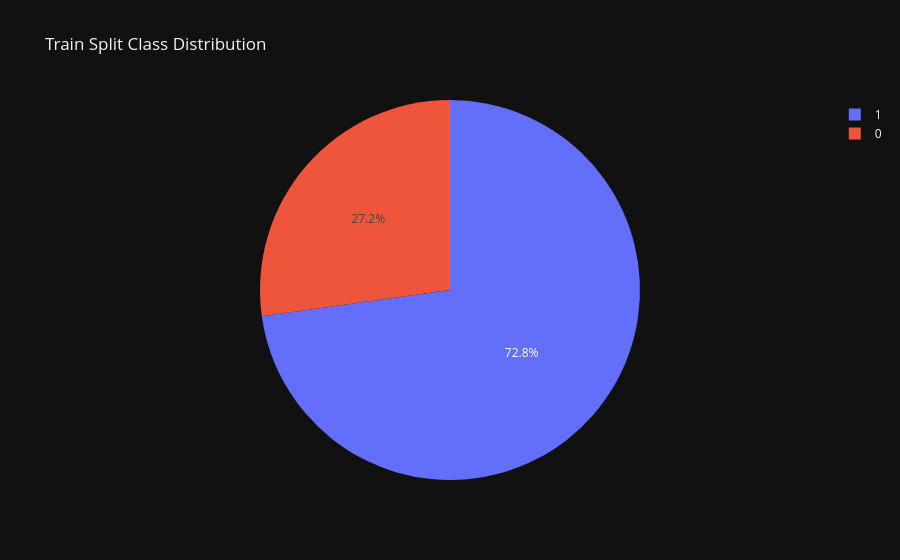

This figure's notebook cell:
### Code cell
train_counts = (
    train_df.group_by("label")
    .len()
    .with_columns(
        (pl.col("len") / train_df.height).alias("proportion")
    )
)
fig = px.pie(
    train_counts,
    names="label",
    values="proportion",
    title="Train Split Class Distribution"
)
fig.show()

### Figure 1 — Plotly figure (JSON) as saved in the notebook; plotly's stock layout.template omitted (floating-point values rounded to 4 significant figures)
{"data": [{"domain": {"x": [0.0, 1.0], "y": [0.0, 1.0]}, "hovertemplate": "label=%{label}<br>proportion=%{value}<extra></extra>", "labels": [1, 0], "legendgroup": "", "name": "", "showlegend": true, "values": [0.728, 0.272], "type": "pie"}], "layout": {"legend": {"tracegroupgap": 0}, "title": {"text": "Train Split Class Distribution"}}}
